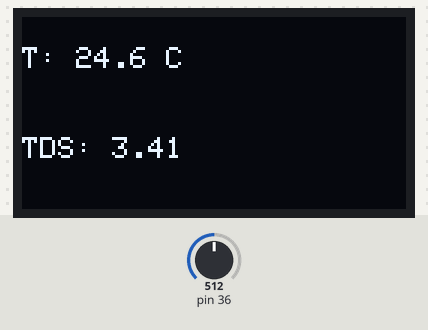
Bench run of a sketch on a simulated Arduino Mega 2560, built for the host (arithmetic inside an expression is 32-bit, double 64-bit). On the bench: 128×64 one-colour display. The test bench sets the inputs (shaded band); at power-on: pin 36 = 512. Random numbers use the default seed unless the sketch sets one; EEPROM starts erased; what the sketch prints to the serial monitor is not drawn.

Above: at 2.8 s.
2.9 s: pin 36 set to 19
At 4.9 s:
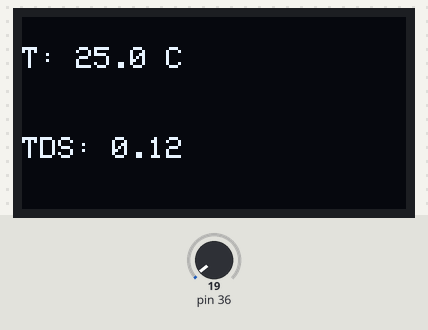
7.6 s: pin 36 set to 15
At 8.6 s:
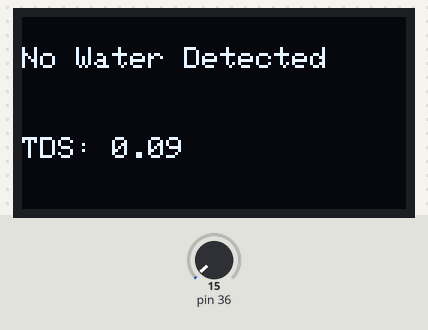
13.6 s: pin 36 set to 0
Timing chart, 0 to 16.6 s (numbered marks = the images above; inputs shaded):
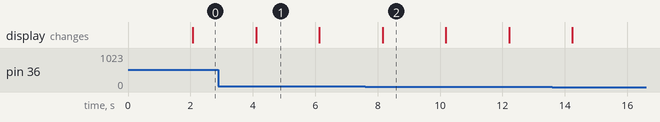

Measured:
- the behaviour switches between 17 and 16 on pin 36 (found by bisection; images 1 and 2)
- what the display in image 1 shows lasts 2.0 s, from 4.1 s to 6.1 s

The sketch:

IOT_device.ino
```cpp
#include <Arduino.h>
#include <Wire.h>
#include <DFRobot_ESP_EC.h>
#include <Adafruit_GFX.h>
#include <Adafruit_SSD1306.h>
#include <EEPROM.h>

#define SCREEN_WIDTH 128
#define SCREEN_HEIGHT 64


Adafruit_SSD1306 display(SCREEN_WIDTH, SCREEN_HEIGHT, &Wire, -1);

DFRobot_ESP_EC ec;
float voltage, ecValue, temperature;

void setup() {
  Serial.begin(115200);
  EEPROM.begin(32);
  ec.begin();

  if (!display.begin(SSD1306_SWITCHCAPVCC, 0x3C)) {
    Serial.println(F("SSD1306 allocation failed"));
    for (;;);
  }

  display.clearDisplay();
  display.setTextSize(1);
  display.setTextColor(WHITE);

  randomSeed(analogRead(0));
}

void loop() {

  voltage = analogRead(36);
  ecValue = ec.readEC(voltage, temperature);


  if (ecValue > 0.1) {
    temperature = random(200, 251) / 10.0;
  } else {
    temperature = 0;
  }


  Serial.print("Temperature: ");
  if (temperature > 0) {
    Serial.print(temperature, 1);
    Serial.println(" °C");
  } else {
    Serial.println("No Water Detected");
  }

  Serial.print("TDS Value: ");
  Serial.println(ecValue, 2);

  display.clearDisplay();

  display.setCursor(0, 10);
  if (temperature > 0) {
    display.print("T: ");
    display.print(temperature, 1);
    display.print(" C");
  } else {
    display.print("No Water Detected");
  }

  display.setCursor(0, 40);
  display.print("TDS: ");
  display.print(ecValue, 2);

  display.display();
  delay(2000);

  ec.calibration(voltage, temperature);
}
```
